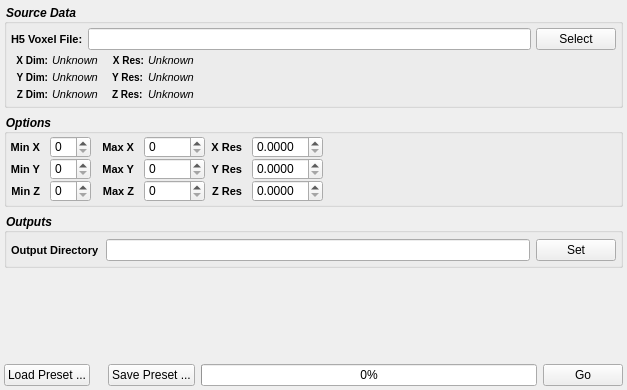
<?xml version="1.0" encoding="UTF-8"?>
<ui version="4.0">
 <class>VolumeOpsWidget</class>
 <widget class="QWidget" name="VolumeOpsWidget">
  <property name="geometry">
   <rect>
    <x>0</x>
    <y>0</y>
    <width>627</width>
    <height>390</height>
   </rect>
  </property>
  <property name="sizePolicy">
   <sizepolicy hsizetype="Expanding" vsizetype="Expanding">
    <horstretch>0</horstretch>
    <verstretch>0</verstretch>
   </sizepolicy>
  </property>
  <property name="windowTitle">
   <string>Form</string>
  </property>
  <layout class="QGridLayout" name="gridLayout_7">
   <property name="margin">
    <number>4</number>
   </property>
   <item row="2" column="0">
    <widget class="QGroupBox" name="groupBox">
     <property name="font">
      <font>
       <pointsize>-1</pointsize>
       <weight>75</weight>
       <italic>true</italic>
       <bold>true</bold>
      </font>
     </property>
     <property name="styleSheet">
      <string notr="true">QGroupBox 
{
	font-style: italic;font-weight: bold;
font-size: 12px;
}</string>
     </property>
     <property name="title">
      <string>Outputs</string>
     </property>
     <layout class="QVBoxLayout" name="verticalLayout">
      <property name="spacing">
       <number>6</number>
      </property>
      <property name="leftMargin">
       <number>4</number>
      </property>
      <property name="topMargin">
       <number>6</number>
      </property>
      <property name="rightMargin">
       <number>4</number>
      </property>
      <property name="bottomMargin">
       <number>4</number>
      </property>
      <item>
       <layout class="QGridLayout" name="gridLayout">
        <item row="0" column="0">
         <widget class="QLabel" name="label_2">
          <property name="styleSheet">
           <string notr="true">QLabel {
font-weight: bold;
font-size: 11px;
}</string>
          </property>
          <property name="text">
           <string>Output Directory</string>
          </property>
         </widget>
        </item>
        <item row="0" column="1">
         <widget class="QFSDropLineEdit" name="m_H5OutputFile"/>
        </item>
        <item row="0" column="2">
         <widget class="QPushButton" name="m_H5OutputFileBtn">
          <property name="text">
           <string>Set</string>
          </property>
         </widget>
        </item>
       </layout>
      </item>
     </layout>
    </widget>
   </item>
   <item row="3" column="0">
    <spacer name="verticalSpacer_2">
     <property name="orientation">
      <enum>Qt::Vertical</enum>
     </property>
     <property name="sizeHint" stdset="0">
      <size>
       <width>20</width>
       <height>40</height>
      </size>
     </property>
    </spacer>
   </item>
   <item row="4" column="0">
    <layout class="QHBoxLayout" name="horizontalLayout_16">
     <item>
      <widget class="QPushButton" name="m_LoadSettingsBtn">
       <property name="text">
        <string>Load Preset ...</string>
       </property>
      </widget>
     </item>
     <item>
      <spacer name="horizontalSpacer_14">
       <property name="orientation">
        <enum>Qt::Horizontal</enum>
       </property>
       <property name="sizeType">
        <enum>QSizePolicy::Fixed</enum>
       </property>
       <property name="sizeHint" stdset="0">
        <size>
         <width>12</width>
         <height>20</height>
        </size>
       </property>
      </spacer>
     </item>
     <item>
      <widget class="QPushButton" name="m_SaveSettingsBtn">
       <property name="text">
        <string>Save Preset ...</string>
       </property>
      </widget>
     </item>
     <item>
      <widget class="QProgressBar" name="m_progressBar">
       <property name="value">
        <number>0</number>
       </property>
      </widget>
     </item>
     <item>
      <widget class="QPushButton" name="m_GoBtn">
       <property name="text">
        <string>Go</string>
       </property>
      </widget>
     </item>
    </layout>
   </item>
   <item row="1" column="0">
    <widget class="QGroupBox" name="groupBox_2">
     <property name="sizePolicy">
      <sizepolicy hsizetype="Preferred" vsizetype="Preferred">
       <horstretch>0</horstretch>
       <verstretch>0</verstretch>
      </sizepolicy>
     </property>
     <property name="font">
      <font>
       <pointsize>-1</pointsize>
       <weight>75</weight>
       <italic>true</italic>
       <bold>true</bold>
      </font>
     </property>
     <property name="styleSheet">
      <string notr="true">QGroupBox 
{
	font-style: italic;font-weight: bold;
font-size: 12px;
}</string>
     </property>
     <property name="title">
      <string>Options</string>
     </property>
     <layout class="QGridLayout" name="gridLayout_3">
      <property name="horizontalSpacing">
       <number>6</number>
      </property>
      <property name="verticalSpacing">
       <number>0</number>
      </property>
      <property name="margin">
       <number>2</number>
      </property>
      <item row="0" column="0">
       <layout class="QGridLayout" name="gridLayout_4">
        <property name="horizontalSpacing">
         <number>10</number>
        </property>
        <item row="0" column="1">
         <widget class="QSpinBox" name="m_XMin"/>
        </item>
        <item row="0" column="3">
         <widget class="QSpinBox" name="m_XMax">
          <property name="maximum">
           <number>10000</number>
          </property>
         </widget>
        </item>
        <item row="1" column="1">
         <widget class="QSpinBox" name="m_YMin"/>
        </item>
        <item row="1" column="3">
         <widget class="QSpinBox" name="m_YMax">
          <property name="maximum">
           <number>10000</number>
          </property>
         </widget>
        </item>
        <item row="2" column="1">
         <widget class="QSpinBox" name="m_ZMin"/>
        </item>
        <item row="2" column="3">
         <widget class="QSpinBox" name="m_ZMax">
          <property name="maximum">
           <number>10000</number>
          </property>
         </widget>
        </item>
        <item row="0" column="0">
         <widget class="QLabel" name="label_3">
          <property name="styleSheet">
           <string notr="true">QLabel {
font-weight: bold;
font-size: 11px;
}</string>
          </property>
          <property name="text">
           <string>Min X</string>
          </property>
          <property name="alignment">
           <set>Qt::AlignRight|Qt::AlignTrailing|Qt::AlignVCenter</set>
          </property>
         </widget>
        </item>
        <item row="1" column="0">
         <widget class="QLabel" name="label_5">
          <property name="styleSheet">
           <string notr="true">QLabel {
font-weight: bold;
font-size: 11px;
}</string>
          </property>
          <property name="text">
           <string>Min Y</string>
          </property>
          <property name="alignment">
           <set>Qt::AlignRight|Qt::AlignTrailing|Qt::AlignVCenter</set>
          </property>
         </widget>
        </item>
        <item row="2" column="0">
         <widget class="QLabel" name="label_6">
          <property name="styleSheet">
           <string notr="true">QLabel {
font-weight: bold;
font-size: 11px;
}</string>
          </property>
          <property name="text">
           <string>Min Z</string>
          </property>
          <property name="alignment">
           <set>Qt::AlignRight|Qt::AlignTrailing|Qt::AlignVCenter</set>
          </property>
         </widget>
        </item>
        <item row="2" column="2">
         <widget class="QLabel" name="label_7">
          <property name="styleSheet">
           <string notr="true">QLabel {
font-weight: bold;
font-size: 11px;
}</string>
          </property>
          <property name="text">
           <string>Max Z</string>
          </property>
          <property name="alignment">
           <set>Qt::AlignRight|Qt::AlignTrailing|Qt::AlignVCenter</set>
          </property>
         </widget>
        </item>
        <item row="1" column="2">
         <widget class="QLabel" name="label_8">
          <property name="styleSheet">
           <string notr="true">QLabel {
font-weight: bold;
font-size: 11px;
}</string>
          </property>
          <property name="text">
           <string>Max Y</string>
          </property>
          <property name="alignment">
           <set>Qt::AlignRight|Qt::AlignTrailing|Qt::AlignVCenter</set>
          </property>
         </widget>
        </item>
        <item row="0" column="2">
         <widget class="QLabel" name="label_9">
          <property name="styleSheet">
           <string notr="true">QLabel {
font-weight: bold;
font-size: 11px;
}</string>
          </property>
          <property name="text">
           <string>Max X</string>
          </property>
          <property name="alignment">
           <set>Qt::AlignRight|Qt::AlignTrailing|Qt::AlignVCenter</set>
          </property>
         </widget>
        </item>
       </layout>
      </item>
      <item row="0" column="1">
       <layout class="QGridLayout" name="gridLayout_6">
        <property name="horizontalSpacing">
         <number>10</number>
        </property>
        <item row="0" column="0">
         <widget class="QLabel" name="label_10">
          <property name="styleSheet">
           <string notr="true">QLabel {
font-weight: bold;
font-size: 11px;
}</string>
          </property>
          <property name="text">
           <string>X Res</string>
          </property>
          <property name="alignment">
           <set>Qt::AlignRight|Qt::AlignTrailing|Qt::AlignVCenter</set>
          </property>
         </widget>
        </item>
        <item row="0" column="1">
         <widget class="QDoubleSpinBox" name="m_XResolution">
          <property name="decimals">
           <number>4</number>
          </property>
         </widget>
        </item>
        <item row="1" column="0">
         <widget class="QLabel" name="label_11">
          <property name="styleSheet">
           <string notr="true">QLabel {
font-weight: bold;
font-size: 11px;
}</string>
          </property>
          <property name="text">
           <string>Y Res</string>
          </property>
          <property name="alignment">
           <set>Qt::AlignRight|Qt::AlignTrailing|Qt::AlignVCenter</set>
          </property>
         </widget>
        </item>
        <item row="2" column="0">
         <widget class="QLabel" name="label_12">
          <property name="styleSheet">
           <string notr="true">QLabel {
font-weight: bold;
font-size: 11px;
}</string>
          </property>
          <property name="text">
           <string>Z Res</string>
          </property>
          <property name="alignment">
           <set>Qt::AlignRight|Qt::AlignTrailing|Qt::AlignVCenter</set>
          </property>
         </widget>
        </item>
        <item row="1" column="1">
         <widget class="QDoubleSpinBox" name="m_YResolution">
          <property name="decimals">
           <number>4</number>
          </property>
         </widget>
        </item>
        <item row="2" column="1">
         <widget class="QDoubleSpinBox" name="m_ZResolution">
          <property name="decimals">
           <number>4</number>
          </property>
         </widget>
        </item>
       </layout>
      </item>
      <item row="0" column="2">
       <spacer name="horizontalSpacer">
        <property name="orientation">
         <enum>Qt::Horizontal</enum>
        </property>
        <property name="sizeHint" stdset="0">
         <size>
          <width>40</width>
          <height>20</height>
         </size>
        </property>
       </spacer>
      </item>
     </layout>
    </widget>
   </item>
   <item row="0" column="0">
    <widget class="QGroupBox" name="groupBox_3">
     <property name="font">
      <font>
       <pointsize>-1</pointsize>
       <weight>75</weight>
       <italic>true</italic>
       <bold>true</bold>
      </font>
     </property>
     <property name="styleSheet">
      <string notr="true">QGroupBox 
{
	font-style: italic;font-weight: bold;
font-size: 12px;
}</string>
     </property>
     <property name="title">
      <string>Source Data</string>
     </property>
     <layout class="QGridLayout" name="gridLayout_5">
      <property name="margin">
       <number>4</number>
      </property>
      <property name="spacing">
       <number>4</number>
      </property>
      <item row="0" column="0" colspan="3">
       <layout class="QGridLayout" name="gridLayout_2">
        <property name="horizontalSpacing">
         <number>5</number>
        </property>
        <item row="0" column="0">
         <widget class="QLabel" name="label">
          <property name="styleSheet">
           <string notr="true">QLabel {
font-weight: bold;
font-size: 11px;
}</string>
          </property>
          <property name="text">
           <string>H5 Voxel File:</string>
          </property>
         </widget>
        </item>
        <item row="0" column="1">
         <widget class="QFSDropLineEdit" name="m_InputFile"/>
        </item>
        <item row="0" column="2">
         <widget class="QPushButton" name="m_H5Btn">
          <property name="text">
           <string>Select</string>
          </property>
         </widget>
        </item>
       </layout>
      </item>
      <item row="1" column="2">
       <spacer name="horizontalSpacer_2">
        <property name="orientation">
         <enum>Qt::Horizontal</enum>
        </property>
        <property name="sizeHint" stdset="0">
         <size>
          <width>40</width>
          <height>20</height>
         </size>
        </property>
       </spacer>
      </item>
      <item row="1" column="1">
       <layout class="QFormLayout" name="formLayout_4">
        <property name="leftMargin">
         <number>5</number>
        </property>
        <property name="rightMargin">
         <number>5</number>
        </property>
        <item row="0" column="0">
         <widget class="QLabel" name="label_16">
          <property name="font">
           <font>
            <pointsize>-1</pointsize>
            <weight>75</weight>
            <bold>true</bold>
           </font>
          </property>
          <property name="styleSheet">
           <string notr="true">QLabel {
font-weight: bold;
font-size: 10px;
}</string>
          </property>
          <property name="text">
           <string>X Res:</string>
          </property>
          <property name="alignment">
           <set>Qt::AlignRight|Qt::AlignTrailing|Qt::AlignVCenter</set>
          </property>
         </widget>
        </item>
        <item row="0" column="1">
         <widget class="QLabel" name="m_File_XRes">
          <property name="font">
           <font>
            <pointsize>-1</pointsize>
            <italic>true</italic>
           </font>
          </property>
          <property name="styleSheet">
           <string notr="true">QLabel {
	font-size: 11px;
	font-style: italic;
}</string>
          </property>
          <property name="text">
           <string>Unknown</string>
          </property>
          <property name="scaledContents">
           <bool>true</bool>
          </property>
         </widget>
        </item>
        <item row="1" column="0">
         <widget class="QLabel" name="label_17">
          <property name="font">
           <font>
            <pointsize>-1</pointsize>
            <weight>75</weight>
            <bold>true</bold>
           </font>
          </property>
          <property name="styleSheet">
           <string notr="true">QLabel {
font-weight: bold;
font-size: 10px;
}</string>
          </property>
          <property name="text">
           <string>Y Res:</string>
          </property>
          <property name="alignment">
           <set>Qt::AlignRight|Qt::AlignTrailing|Qt::AlignVCenter</set>
          </property>
         </widget>
        </item>
        <item row="1" column="1">
         <widget class="QLabel" name="m_File_YRes">
          <property name="font">
           <font>
            <pointsize>-1</pointsize>
            <italic>true</italic>
           </font>
          </property>
          <property name="styleSheet">
           <string notr="true">QLabel {
	font-size: 11px;
	font-style: italic;
}</string>
          </property>
          <property name="text">
           <string>Unknown</string>
          </property>
          <property name="scaledContents">
           <bool>true</bool>
          </property>
         </widget>
        </item>
        <item row="2" column="0">
         <widget class="QLabel" name="m_ZMax_2">
          <property name="font">
           <font>
            <pointsize>-1</pointsize>
            <weight>75</weight>
            <bold>true</bold>
           </font>
          </property>
          <property name="styleSheet">
           <string notr="true">QLabel {
font-weight: bold;
font-size: 10px;
}</string>
          </property>
          <property name="text">
           <string>Z Res:</string>
          </property>
         </widget>
        </item>
        <item row="2" column="1">
         <widget class="QLabel" name="m_File_ZRes">
          <property name="font">
           <font>
            <pointsize>-1</pointsize>
            <italic>true</italic>
           </font>
          </property>
          <property name="styleSheet">
           <string notr="true">QLabel {
	font-size: 11px;
	font-style: italic;
}</string>
          </property>
          <property name="text">
           <string>Unknown</string>
          </property>
          <property name="scaledContents">
           <bool>true</bool>
          </property>
         </widget>
        </item>
       </layout>
      </item>
      <item row="1" column="0">
       <layout class="QFormLayout" name="formLayout_3">
        <property name="fieldGrowthPolicy">
         <enum>QFormLayout::AllNonFixedFieldsGrow</enum>
        </property>
        <property name="leftMargin">
         <number>5</number>
        </property>
        <property name="rightMargin">
         <number>5</number>
        </property>
        <item row="0" column="0">
         <widget class="QLabel" name="label_13">
          <property name="font">
           <font>
            <pointsize>-1</pointsize>
            <weight>75</weight>
            <bold>true</bold>
           </font>
          </property>
          <property name="styleSheet">
           <string notr="true">QLabel {
font-weight: bold;
font-size: 10px;
}</string>
          </property>
          <property name="text">
           <string>X Dim:</string>
          </property>
          <property name="alignment">
           <set>Qt::AlignRight|Qt::AlignTrailing|Qt::AlignVCenter</set>
          </property>
         </widget>
        </item>
        <item row="0" column="1">
         <widget class="QLabel" name="m_File_XDim">
          <property name="font">
           <font>
            <pointsize>-1</pointsize>
            <italic>true</italic>
           </font>
          </property>
          <property name="styleSheet">
           <string notr="true">QLabel {
	font-size: 11px;
	font-style: italic;
}</string>
          </property>
          <property name="text">
           <string>Unknown</string>
          </property>
          <property name="scaledContents">
           <bool>true</bool>
          </property>
         </widget>
        </item>
        <item row="1" column="0">
         <widget class="QLabel" name="label_14">
          <property name="font">
           <font>
            <pointsize>-1</pointsize>
            <weight>75</weight>
            <bold>true</bold>
           </font>
          </property>
          <property name="styleSheet">
           <string notr="true">QLabel {
font-weight: bold;
font-size: 10px;
}</string>
          </property>
          <property name="text">
           <string>Y Dim:</string>
          </property>
          <property name="alignment">
           <set>Qt::AlignRight|Qt::AlignTrailing|Qt::AlignVCenter</set>
          </property>
         </widget>
        </item>
        <item row="1" column="1">
         <widget class="QLabel" name="m_File_YDim">
          <property name="font">
           <font>
            <pointsize>-1</pointsize>
            <italic>true</italic>
           </font>
          </property>
          <property name="styleSheet">
           <string notr="true">QLabel {
	font-size: 11px;
	font-style: italic;
}</string>
          </property>
          <property name="text">
           <string>Unknown</string>
          </property>
          <property name="scaledContents">
           <bool>true</bool>
          </property>
         </widget>
        </item>
        <item row="2" column="0">
         <widget class="QLabel" name="label_15">
          <property name="font">
           <font>
            <pointsize>-1</pointsize>
            <weight>75</weight>
            <bold>true</bold>
           </font>
          </property>
          <property name="styleSheet">
           <string notr="true">QLabel {
font-weight: bold;
font-size: 10px;
}</string>
          </property>
          <property name="text">
           <string>Z Dim:</string>
          </property>
          <property name="alignment">
           <set>Qt::AlignRight|Qt::AlignTrailing|Qt::AlignVCenter</set>
          </property>
         </widget>
        </item>
        <item row="2" column="1">
         <widget class="QLabel" name="m_File_ZDim">
          <property name="font">
           <font>
            <pointsize>-1</pointsize>
            <italic>true</italic>
           </font>
          </property>
          <property name="styleSheet">
           <string notr="true">QLabel {
	font-size: 11px;
	font-style: italic;
}</string>
          </property>
          <property name="text">
           <string>Unknown</string>
          </property>
          <property name="scaledContents">
           <bool>true</bool>
          </property>
         </widget>
        </item>
       </layout>
      </item>
     </layout>
    </widget>
   </item>
  </layout>
 </widget>
 <customwidgets>
  <customwidget>
   <class>QFSDropLineEdit</class>
   <extends>QLineEdit</extends>
   <header location="global">QFSDropLineEdit.h</header>
  </customwidget>
 </customwidgets>
 <resources>
  <include location="../../../../Resources/icons/images/Icons.qrc"/>
 </resources>
 <connections/>
</ui>
